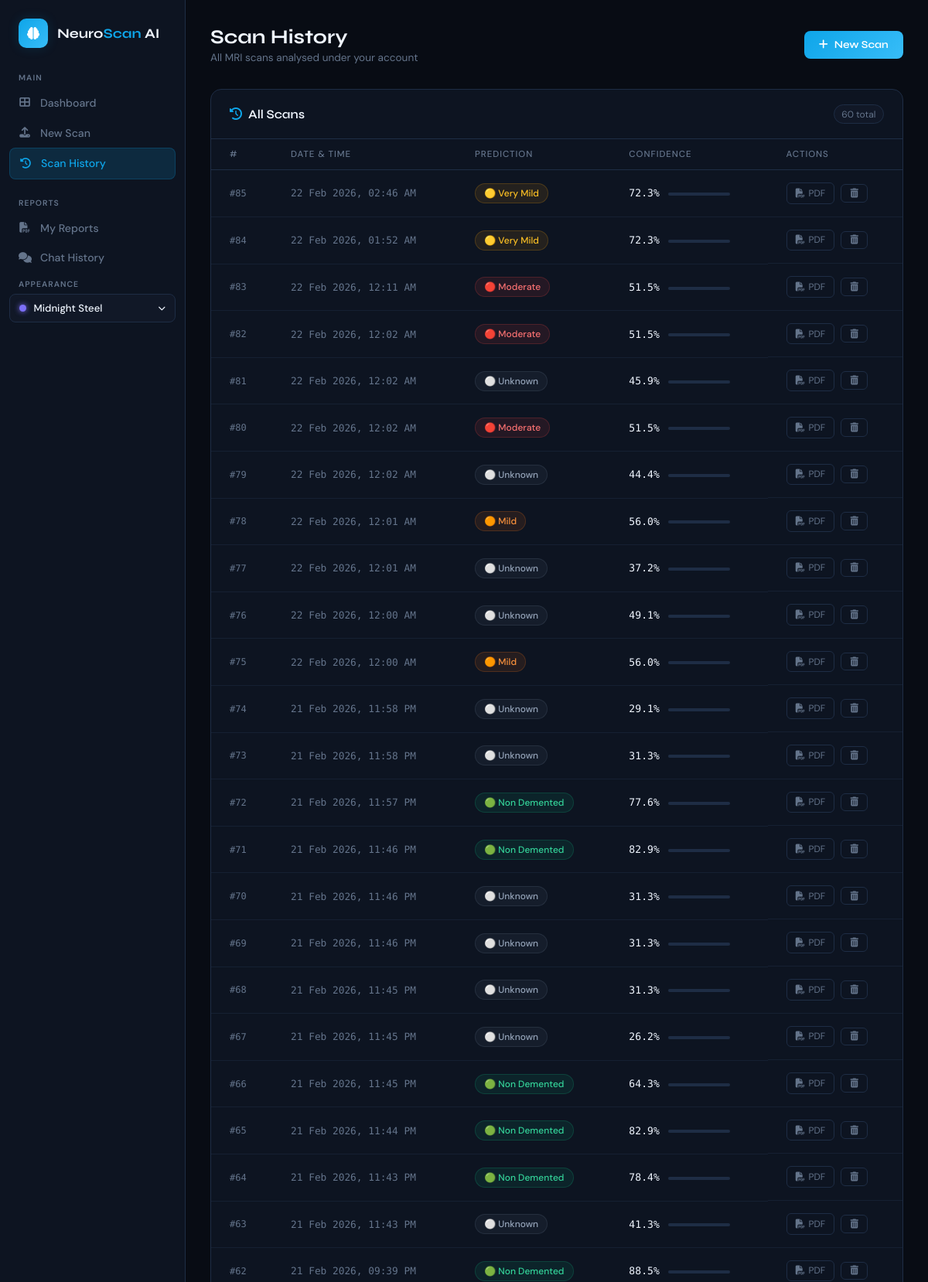
The page /history (signed in, upper part) on the database its author committed.
### chatbot/app.py (models this page shows)
class Scan(db.Model):
    id          = db.Column(db.Integer, primary_key=True)
    user_id     = db.Column(db.Integer, db.ForeignKey('user.id'), nullable=False)
    prediction  = db.Column(db.String(50), nullable=False)
    confidence  = db.Column(db.Float, nullable=False)
    all_probs   = db.Column(db.Text, nullable=False)
    warning     = db.Column(db.String(200))
    created_at  = db.Column(db.DateTime, default=datetime.utcnow)

### chatbot/app.py (the view)
@app.route('/history')
@login_required
def history():
    user  = current_user()
    scans = Scan.query.filter_by(user_id=user.id).order_by(Scan.created_at.desc()).all()
    return render_template('history.html', current_user=user, scans=scans)

### chatbot/app.py (called while the page is built)
def login_required(f):
    @wraps(f)
    def decorated(*args, **kwargs):
        if 'user_id' not in session:
            flash('Please log in to continue.', 'error')
            return redirect(url_for('login'))
        return f(*args, **kwargs)
    return decorated

def current_user():
    if 'user_id' in session:
        return User.query.get(session['user_id'])
    return None

### chatbot/templates/history.html (shortened to what this page needs)
<!DOCTYPE html>
<html lang="en" data-theme="midnight-steel">
<head>
  <link rel="stylesheet" href="https://cdnjs.cloudflare.com/ajax/libs/font-awesome/6.4.0/css/all.min.css">
</head>
<body>
  <aside class="sidebar">
    <div class="logo">
      <div class="logo-icon"><i class="fas fa-brain"></i></div>
      <div class="logo-text">Neuro<span>Scan</span> AI</div>
    </div>
    <div class="nav-section">
      <div class="nav-label">Main</div>
      <a href="/dashboard" class="nav-item"><i class="fas fa-th-large"></i> Dashboard</a>
      <a href="/" class="nav-item"><i class="fas fa-upload"></i> New Scan</a>
      <a href="/history" class="nav-item active"><i class="fas fa-history"></i> Scan History</a>
    </div>
    <div class="nav-section" style="margin-top:1rem">
      <div class="nav-label">Reports</div>
      <a href="/reports" class="nav-item"><i class="fas fa-file-pdf"></i> My Reports</a>
      <a href="/chat_history" class="nav-item"><i class="fas fa-comments"></i> Chat History</a>
    </div>
    <div style="padding:0 0.75rem;margin-bottom:0.5rem;">
      <div style="font-size:.65rem;font-weight:600;color:var(--muted);letter-spacing:.1em;text-transform:uppercase;padding:0 .75rem;margin-bottom:.4rem;">Appearance</div>
      <div class="theme-switcher-sidebar">
        <button class="theme-toggle-sidebar" onclick="toggleThemeDD()" id="themeSideBtn">
          <span class="t-dot-s" id="tDotS"></span>
          <span id="themeLabelS">Theme</span>
          <i class="fas fa-chevron-down" style="font-size:.6rem;margin-left:auto;"></i>
        </button>
      </div>
    </div>
  </aside>
  <main class="main">
    <div class="page-header">
      <div>
        <div class="page-title">Scan History</div>
        <div class="page-sub">All MRI scans analysed under your account</div>
      </div>
      <a href="/" style="background:linear-gradient(135deg,var(--accent),var(--accent2));color:white;border:none;border-radius:8px;padding:.6rem 1.2rem;font-family:'Syne',sans-serif;font-size:.85rem;font-weight:600;cursor:pointer;text-decoration:none;display:flex;align-items:center;gap:.5rem;">
        <i class="fas fa-plus"></i> New Scan
      </a>
    </div>
    <div class="section-card">
      <div class="section-header">
        <div class="section-title"><i class="fas fa-history" style="color:var(--accent);margin-right:8px"></i>All Scans</div>
        <span class="scan-count">{{ scans|length }} total</span>
      </div>
      {% if scans %}
      <table>
        <thead>
          <tr>
            <th>#</th>
            <th>Date & Time</th>
            <th>Prediction</th>
            <th>Confidence</th>
            <th>Actions</th>
          </tr>
        </thead>
        <tbody>
          {% for scan in scans %}
          <tr id="scan-row-{{ scan.id }}">
            <td style="font-family:'DM Mono',monospace;font-size:.75rem;color:var(--muted)">#{{ scan.id }}</td>
            <td style="font-family:'DM Mono',monospace;font-size:.8rem;color:var(--muted)">
              {{ scan.created_at.strftime('%d %b %Y, %I:%M %p') }}
            </td>
            <td>
              {% if scan.prediction == 'NonDemented' %}
                <span class="badge badge-none">🟢 Non Demented</span>
              {% elif scan.prediction == 'VeryMildDemented' %}
                <span class="badge badge-very-mild">🟡 Very Mild</span>
              {% elif scan.prediction == 'MildDemented' %}
                <span class="badge badge-mild">🟠 Mild</span>
              {% elif scan.prediction == 'ModerateDemented' %}
                <span class="badge badge-moderate">🔴 Moderate</span>
              {% else %}
                <span class="badge badge-unknown">⚪ Unknown</span>
              {% endif %}
            </td>
            <td>
              <span style="font-family:'DM Mono',monospace;font-size:.82rem">{{ scan.confidence|round(1) }}%</span>
              <span class="confidence-bar">
              </span>
            </td>
            <td style="display:flex;gap:.5rem;align-items:center">
              <a href="/download_report/{{ scan.id }}" class="action-btn">
                <i class="fas fa-file-pdf"></i> PDF
              </a>
              <button class="action-btn danger" onclick="deleteScan({{ scan.id }})">
                <i class="fas fa-trash-alt"></i>
              </button>
            </td>
          </tr>
          {% endfor %}
        </tbody>
      </table>
      {% else %}
      <div class="empty-state">
        <i class="fas fa-brain"></i>
        <p>No scans yet. <a href="/" style="color:var(--accent)">Upload your first MRI scan</a> to get started.</p>
      </div>
      {% endif %}
    </div>
  </main>
</body>
</html>

### rows shown on the page
Scan: id "85", created_at "22 Feb 2026, 02:46 AM", prediction "🟡 Very Mild", confidence "72.3"
Scan: id "84", created_at "22 Feb 2026, 01:52 AM", prediction "🟡 Very Mild", confidence "72.3"
Scan: id "83", created_at "22 Feb 2026, 12:11 AM", prediction "🔴 Moderate", confidence "51.5"
Scan: id "82", created_at "22 Feb 2026, 12:02 AM", prediction "🔴 Moderate", confidence "51.5"
Scan: id "81", created_at "22 Feb 2026, 12:02 AM", prediction "⚪ Unknown", confidence "45.9"
Scan: id "80", created_at "22 Feb 2026, 12:02 AM", prediction "🔴 Moderate", confidence "51.5"
Scan: id "79", created_at "22 Feb 2026, 12:02 AM", prediction "⚪ Unknown", confidence "44.4"
Scan: id "78", created_at "22 Feb 2026, 12:01 AM", prediction "🟠 Mild", confidence "56.0"
Scan: id "77", created_at "22 Feb 2026, 12:01 AM", prediction "⚪ Unknown", confidence "37.2"
Scan: id "76", created_at "22 Feb 2026, 12:00 AM", prediction "⚪ Unknown", confidence "49.1"
Scan: id "75", created_at "22 Feb 2026, 12:00 AM", prediction "🟠 Mild", confidence "56.0"
Scan: id "74", created_at "21 Feb 2026, 11:58 PM", prediction "⚪ Unknown", confidence "29.1"
Scan: id "73", created_at "21 Feb 2026, 11:58 PM", prediction "⚪ Unknown", confidence "31.3"
Scan: id "72", created_at "21 Feb 2026, 11:57 PM", prediction "🟢 Non Demented", confidence "77.6"
Scan: id "71", created_at "21 Feb 2026, 11:46 PM", prediction "🟢 Non Demented", confidence "82.9"
Scan: id "70", created_at "21 Feb 2026, 11:46 PM", prediction "⚪ Unknown", confidence "31.3"
Scan: id "69", created_at "21 Feb 2026, 11:46 PM", prediction "⚪ Unknown", confidence "31.3"
Scan: id "68", created_at "21 Feb 2026, 11:45 PM", prediction "⚪ Unknown", confidence "31.3"
Scan: id "67", created_at "21 Feb 2026, 11:45 PM", prediction "⚪ Unknown", confidence "26.2"
Scan: id "66", created_at "21 Feb 2026, 11:45 PM", prediction "🟢 Non Demented", confidence "64.3"
Scan: id "65", created_at "21 Feb 2026, 11:44 PM", prediction "🟢 Non Demented", confidence "82.9"
Scan: id "64", created_at "21 Feb 2026, 11:43 PM", prediction "🟢 Non Demented", confidence "78.4"
Scan: id "63", created_at "21 Feb 2026, 11:43 PM", prediction "⚪ Unknown", confidence "41.3"
Scan: id "62", created_at "21 Feb 2026, 09:39 PM", prediction "🟢 Non Demented", confidence "88.5"

### other values the page prints
{{ scans|length }} "60"
